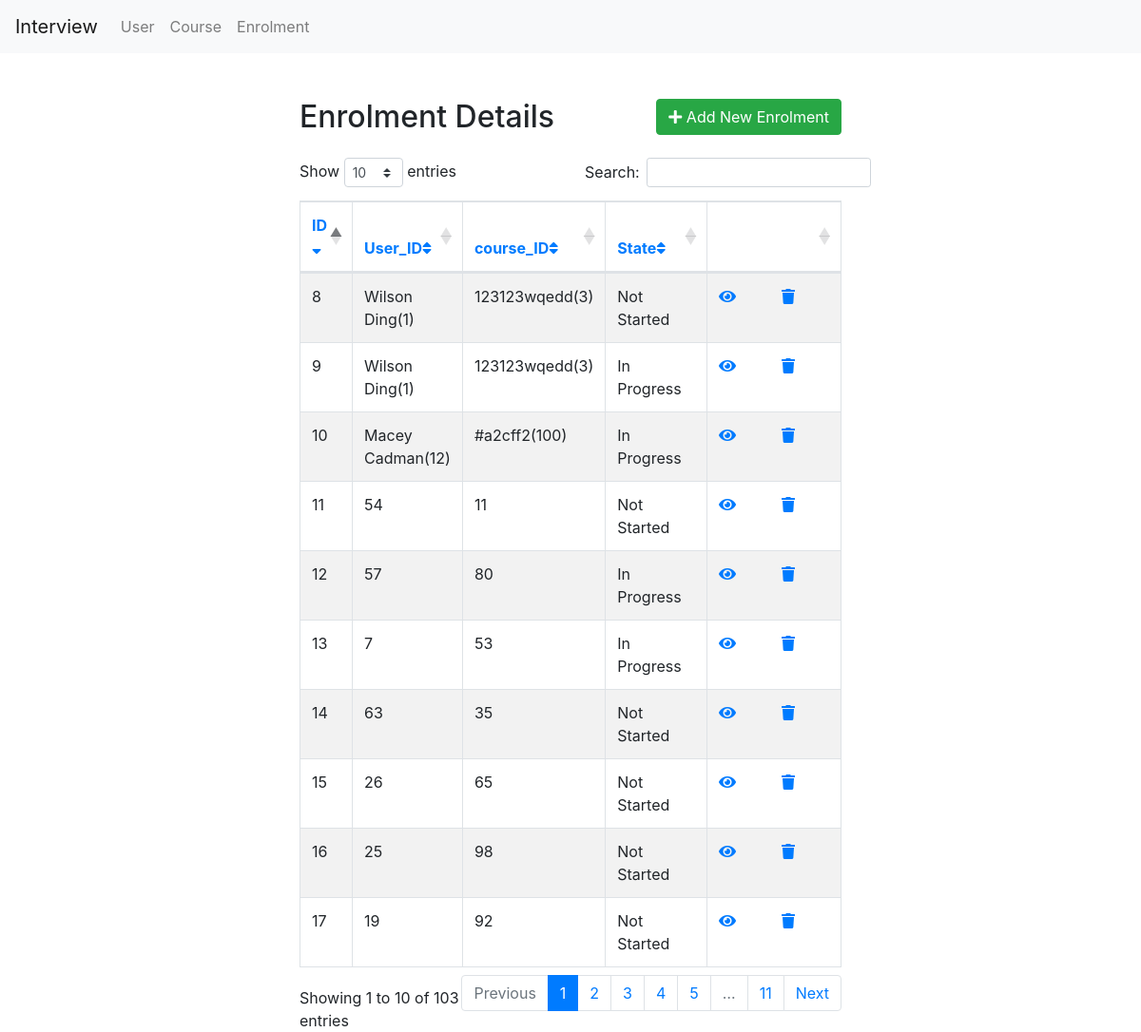
Screenshot of /Enrolment/index.php?column=ID&order=desc with the database file from the repository.
### tables this page shows
CREATE TABLE `enrolment` (
  `ID` int(11) NOT NULL,
  `course_ID` varchar(255) NOT NULL,
  `User_ID` varchar(255) NOT NULL,
  `State` varchar(255) NOT NULL
);

### Enrolment/index.php (the view, shortened to what this page needs)
<!DOCTYPE html>
<html lang="en">
<head>
    <link rel="stylesheet" href="https://stackpath.bootstrapcdn.com/bootstrap/4.5.2/css/bootstrap.min.css">
    <link rel="stylesheet" href="https://cdn.datatables.net/1.11.5/css/dataTables.bootstrap4.min.css">
    <link rel="stylesheet" href="https://maxcdn.bootstrapcdn.com/font-awesome/4.7.0/css/font-awesome.min.css">
    <link rel="stylesheet" href="https://use.fontawesome.com/releases/v5.3.1/css/all.css">
</head>
<body>
    <nav class="navbar navbar-expand-lg navbar-light bg-light">
        <a class="navbar-brand" href="<?php echo 'http://localhost/interview'; ?>">Interview</a>
        <div class="collapse navbar-collapse" id="navbarNavAltMarkup">
            <div class="navbar-nav">
                <a class="nav-item nav-link" href="<?php echo 'http://localhost/interview/User/index.php'; ?>">User</a>
                <a class="nav-item nav-link"
                    href="<?php echo 'http://localhost/interview/Course/index.php'; ?>">Course</a>
                <a class="nav-item nav-link "
                    href="<?php echo 'http://localhost/interview/Enrolment/index.php'; ?>">Enrolment</a>
            </div>
        </div>
    </nav>
    <div class="wrapper">
        <div class="container-fluid">
            <div class="row">
                <div class="col-md-12">
                    <div class="mt-5 mb-3 clearfix">
                        <h2 class="pull-left">Enrolment Details</h2>
                        <a href="create.php" class="btn btn-success pull-right"><i class="fa fa-plus"></i> Add New
                            Enrolment</a>
                    </div>
                    <?php
                    require_once "../config.php";
                    $columns = array('ID','User_ID','course_ID','State');
                    $column = isset($_GET['column']) && in_array($_GET['column'], $columns) ? $_GET['column'] : $columns[0];
                    $sort_order = isset($_GET['order']) && strtolower($_GET['order']) == 'desc' ? 'DESC' : 'ASC';
                    $sql = "SELECT * FROM enrolment ORDER BY " .  $column . ' ' . $sort_order;
                    $up_or_down = str_replace(array('ASC','DESC'), array('up','down'), $sort_order);
                    $asc_or_desc = $sort_order == 'ASC' ? 'desc' : 'asc';
                    if($result = mysqli_query($link, $sql)){
                        if(mysqli_num_rows($result) > 0){
                            ?>
                            <table class="table table-bordered table-striped" id="enrolmentTable">
                                <thead>
                                    <tr>
                                        <th><a href="index.php?column=ID&order=<?php echo $asc_or_desc; ?>">ID<i class="fas fa-sort<?php echo $column == 'ID' ? '-' . $up_or_down : ''; ?>"></i></a></th>
                                        <th><a href="index.php?column=User_ID&order=<?php echo $asc_or_desc; ?>">User_ID<i class="fas fa-sort<?php echo $column == 'User_ID' ? '-' . $up_or_down : ''; ?>"></i></a></th>
                                        <th><a href="index.php?column=course_ID&order=<?php echo $asc_or_desc; ?>"> course_ID<i class="fas fa-sort<?php echo $column == 'course_ID' ? '-' . $up_or_down : ''; ?>"></i></a> </th>
                                       <th><a href="index.php?column=State&order=<?php echo $asc_or_desc; ?>">State<i class="fas fa-sort<?php echo $column == 'State' ? '-' . $up_or_down : ''; ?>"></i></a></th>
                                        <th>
                                        </th>
                                    </tr>
                               </thead>
                                <tbody>
                                    <?php
                                while($row = mysqli_fetch_array($result)){
                                    echo "<tr>";
                                        echo "<td>" . $row['ID'] . "</td>";
                                        echo "<td>" . $row['User_ID'] . "</td>";
                                        echo "<td>" . $row['course_ID'] . "</td>";
                                        echo "<td>" . $row['State'] . "</td>";
                                        echo "<td>";
                                            echo '<a href="read.php?id='. $row['ID'] .'" class="mr-3" title="View Record" data-toggle="tooltip"><span class="fa fa-eye"></span></a>';
                                            echo '<a href="update.php?id='. $row['ID'] .'" class="mr-3" title="Update Record" data-toggle="tooltip"><span class="fa fa-pencil"></span></a>';
                                            echo '<a href="delete.php?id='. $row['ID'] .'" title="Delete Record" data-toggle="tooltip"><span class="fa fa-trash"></span></a>';
                                        echo "</td>";
                                    echo "</tr>";
                                }
                                echo "</tbody>";
                            echo "</table>";
                        } else{
                            echo '<div class="alert alert-danger"><em>No records were found.</em></div>';
                        }
                    } else{
                        echo "Oops! Something went wrong. Please try again later.";
                    }
                    ?>
                </div>
            </div>
        </div>
    </div>
</body>
</html>

### Enrolment/index.php (style rules this page uses)
.wrapper { width: 600px; margin: 0 auto; }
table tr td:last-child { width: 120px; }

### rows the page displays
enrolment: ID "17", User_ID "19", course_ID "92", State "Not Started"
enrolment: ID "16", User_ID "25", course_ID "98", State "Not Started"
enrolment: ID "15", User_ID "26", course_ID "65", State "Not Started"
enrolment: ID "14", User_ID "63", course_ID "35", State "Not Started"
enrolment: ID "13", User_ID "7", course_ID "53", State "In Progress"
enrolment: ID "12", User_ID "57", course_ID "80", State "In Progress"
enrolment: ID "11", User_ID "54", course_ID "11", State "Not Started"
enrolment: ID "10", User_ID "Macey Cadman(12)", course_ID "#a2cff2(100)", State "In Progress"
enrolment: ID "9", User_ID "Wilson Ding(1)", course_ID "123123wqedd(3)", State "In Progress"
enrolment: ID "8", User_ID "Wilson Ding(1)", course_ID "123123wqedd(3)", State "Not Started"
